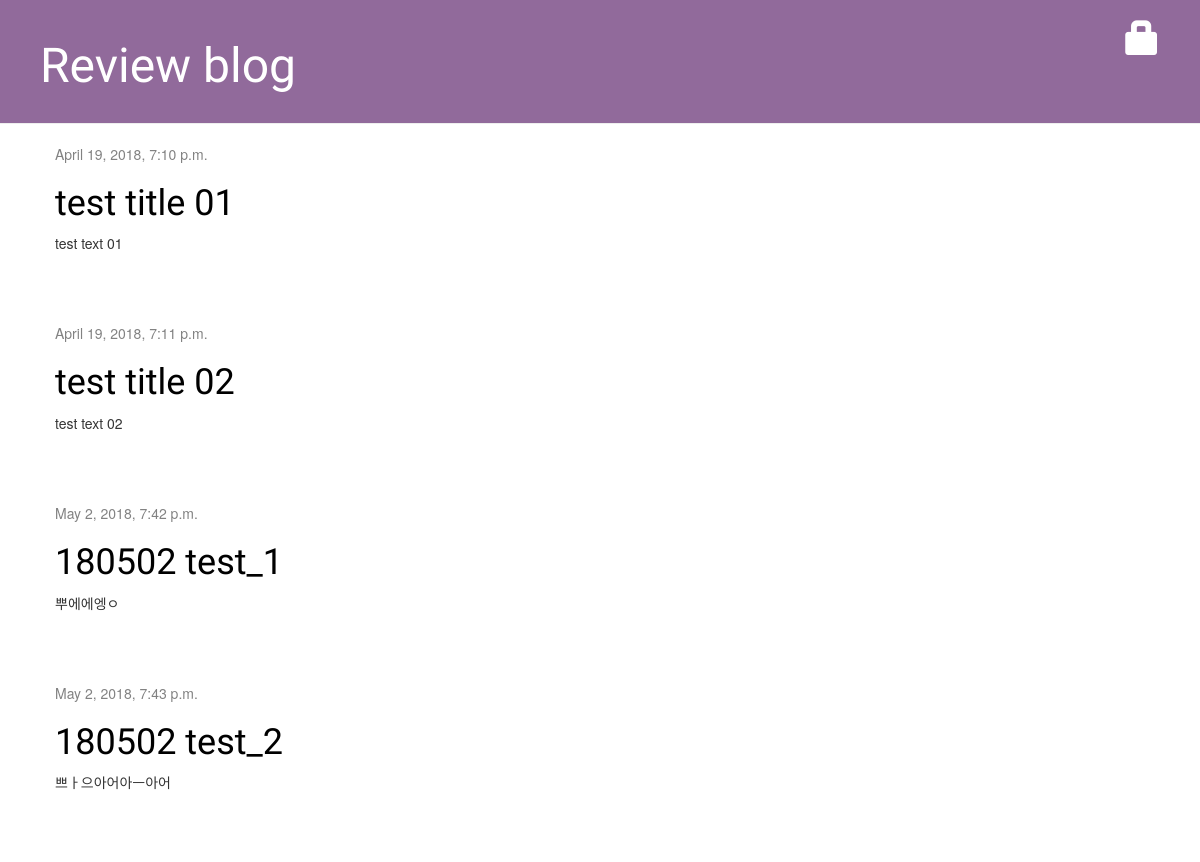
The app's page /, older data.
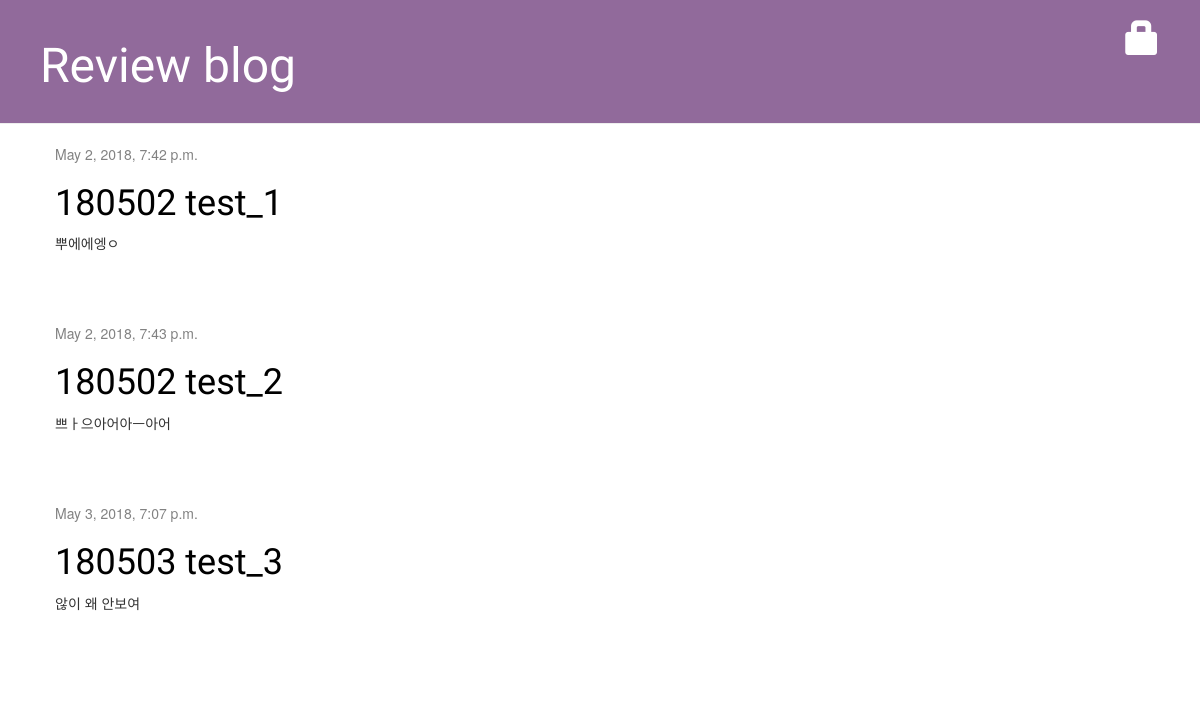
The same page, newer data.
### blog/models.py (models this page shows, shortened)
class Post(models.Model):
	author = models.ForeignKey('auth.User', on_delete=models.CASCADE)
	title = models.CharField(max_length=200)
	text = models.TextField()
	created_date = models.DateTimeField(default=timezone.now)
	published_date = models.DateTimeField(blank=True, null=True)

### blog/views.py (the view)
# urls.py: url(r'^$', views.post_list, name='post_list'),
def post_list(request):
    posts = Post.objects.filter(published_date__lte=timezone.now()).order_by('published_date')
    return render(request, 'blog/post_list.html', {'posts': posts})

### blog/templates/blog/post_list.html
{% extends 'blog/base.html' %}
{% block content %}
  {% for post in posts %}
    <div class="post">
      <div class="date">
        {{ post.published_date }}
      </div>
      <h1><a href="{% url 'post_detail' pk=post.pk %}">{{ post.title }}</a></h1>
      <p>{{ post.text|linebreaksbr }}</p>
    </div>
  {% endfor %}
{% endblock %}

Row changes from the older to the newer data that the page shows:
removed Post: published_date "April 19, 2018, 7:10 p.m.", title "test title 01", text "test text 01"
removed Post: published_date "April 19, 2018, 7:11 p.m.", title "test title 02", text "test text 02"
added Post: published_date "May 3, 2018, 7:07 p.m.", title "180503 test_3", text "않이 왜 안보여"
